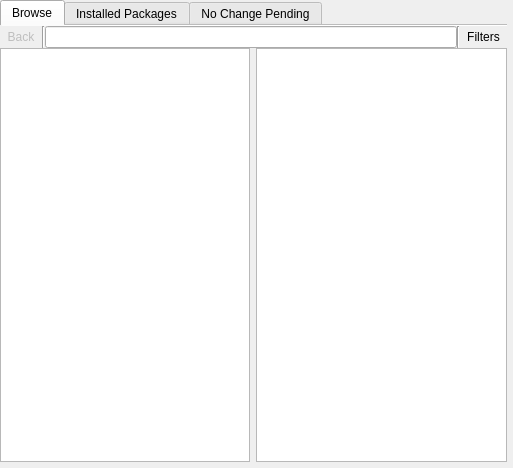
<?xml version="1.0" encoding="UTF-8"?>
<ui version="4.0">
 <class>AddRmKCM</class>
 <widget class="QWidget" name="AddRmKCM">
  <property name="geometry">
   <rect>
    <x>0</x>
    <y>0</y>
    <width>513</width>
    <height>468</height>
   </rect>
  </property>
  <property name="sizePolicy">
   <sizepolicy hsizetype="Expanding" vsizetype="Expanding">
    <horstretch>0</horstretch>
    <verstretch>0</verstretch>
   </sizepolicy>
  </property>
  <property name="windowTitle">
   <string>Add and Remove Software</string>
  </property>
  <property name="locale">
   <locale language="English" country="UnitedStates"/>
  </property>
  <layout class="QGridLayout" name="gridLayout">
   <property name="margin">
    <number>0</number>
   </property>
   <item row="3" column="0" colspan="2">
    <widget class="KpkTransactionBar" name="transactionBar" native="true"/>
   </item>
   <item row="1" column="0">
    <widget class="QTabWidget" name="tabWidget">
     <property name="currentIndex">
      <number>0</number>
     </property>
     <property name="documentMode">
      <bool>true</bool>
     </property>
     <widget class="QWidget" name="browse">
      <attribute name="title">
       <string>Browse</string>
      </attribute>
      <layout class="QGridLayout" name="gridLayout_4">
       <property name="verticalSpacing">
        <number>0</number>
       </property>
       <property name="margin">
        <number>0</number>
       </property>
       <item row="2" column="0">
        <widget class="KpkCategorizedView" name="homeView">
         <property name="mouseTracking">
          <bool>true</bool>
         </property>
         <property name="textElideMode">
          <enum>Qt::ElideNone</enum>
         </property>
         <property name="viewMode">
          <enum>QListView::IconMode</enum>
         </property>
         <property name="wordWrap">
          <bool>true</bool>
         </property>
        </widget>
       </item>
       <item row="0" column="0" colspan="2">
        <layout class="QHBoxLayout" name="horizontalLayout">
         <item>
          <widget class="QToolButton" name="backTB">
           <property name="enabled">
            <bool>false</bool>
           </property>
           <property name="text">
            <string>Back</string>
           </property>
           <property name="autoRaise">
            <bool>true</bool>
           </property>
          </widget>
         </item>
         <item>
          <widget class="Line" name="line">
           <property name="orientation">
            <enum>Qt::Vertical</enum>
           </property>
          </widget>
         </item>
         <item>
          <widget class="KLineEdit" name="searchKLE">
           <property name="clickMessage">
            <string>Search packages</string>
           </property>
           <property name="showClearButton" stdset="0">
            <bool>true</bool>
           </property>
          </widget>
         </item>
         <item>
          <widget class="QWidget" name="widget" native="true">
           <property name="sizePolicy">
            <sizepolicy hsizetype="Fixed" vsizetype="Preferred">
             <horstretch>0</horstretch>
             <verstretch>0</verstretch>
            </sizepolicy>
           </property>
           <layout class="QGridLayout" name="gridLayout_2">
            <property name="margin">
             <number>0</number>
            </property>
           </layout>
          </widget>
         </item>
         <item>
          <widget class="Line" name="line_2">
           <property name="orientation">
            <enum>Qt::Vertical</enum>
           </property>
          </widget>
         </item>
         <item>
          <widget class="QToolButton" name="filtersTB">
           <property name="locale">
            <locale language="English" country="UnitedStates"/>
           </property>
           <property name="text">
            <string>Filters</string>
           </property>
           <property name="popupMode">
            <enum>QToolButton::InstantPopup</enum>
           </property>
           <property name="toolButtonStyle">
            <enum>Qt::ToolButtonTextBesideIcon</enum>
           </property>
           <property name="autoRaise">
            <bool>true</bool>
           </property>
           <property name="arrowType">
            <enum>Qt::NoArrow</enum>
           </property>
          </widget>
         </item>
        </layout>
       </item>
       <item row="2" column="1">
        <widget class="KpkSearchableTreeView" name="packageView">
         <property name="mouseTracking">
          <bool>true</bool>
         </property>
         <property name="horizontalScrollBarPolicy">
          <enum>Qt::ScrollBarAlwaysOff</enum>
         </property>
         <property name="showDropIndicator" stdset="0">
          <bool>false</bool>
         </property>
         <property name="alternatingRowColors">
          <bool>true</bool>
         </property>
         <property name="verticalScrollMode">
          <enum>QAbstractItemView::ScrollPerPixel</enum>
         </property>
         <property name="rootIsDecorated">
          <bool>false</bool>
         </property>
         <property name="sortingEnabled">
          <bool>true</bool>
         </property>
        </widget>
       </item>
       <item row="1" column="0" colspan="2">
        <widget class="QWidget" name="stackedWidget" native="true"/>
       </item>
      </layout>
     </widget>
     <widget class="QWidget" name="tab_2">
      <attribute name="title">
       <string>Installed Packages</string>
      </attribute>
      <layout class="QGridLayout" name="gridLayout_3">
       <property name="margin">
        <number>0</number>
       </property>
       <item row="1" column="0" colspan="3">
        <widget class="KpkSearchableTreeView" name="installedView">
         <property name="mouseTracking">
          <bool>true</bool>
         </property>
         <property name="horizontalScrollBarPolicy">
          <enum>Qt::ScrollBarAlwaysOff</enum>
         </property>
         <property name="showDropIndicator" stdset="0">
          <bool>false</bool>
         </property>
         <property name="alternatingRowColors">
          <bool>true</bool>
         </property>
         <property name="verticalScrollMode">
          <enum>QAbstractItemView::ScrollPerPixel</enum>
         </property>
         <property name="rootIsDecorated">
          <bool>false</bool>
         </property>
         <property name="sortingEnabled">
          <bool>true</bool>
         </property>
        </widget>
       </item>
       <item row="0" column="0">
        <widget class="QPushButton" name="exportInstalledPB">
         <property name="text">
          <string>Export Installed Packages List to File</string>
         </property>
        </widget>
       </item>
       <item row="0" column="1">
        <widget class="QPushButton" name="importInstalledPB">
         <property name="text">
          <string>Install Packages From a File List</string>
         </property>
        </widget>
       </item>
       <item row="0" column="2">
        <spacer name="horizontalSpacer">
         <property name="orientation">
          <enum>Qt::Horizontal</enum>
         </property>
         <property name="sizeHint" stdset="0">
          <size>
           <width>40</width>
           <height>20</height>
          </size>
         </property>
        </spacer>
       </item>
      </layout>
     </widget>
     <widget class="QWidget" name="tab_3">
      <attribute name="title">
       <string>No Change Pending</string>
      </attribute>
      <layout class="QGridLayout" name="gridLayout_5">
       <property name="margin">
        <number>0</number>
       </property>
       <item row="0" column="0">
        <widget class="KpkSearchableTreeView" name="changesView">
         <property name="mouseTracking">
          <bool>true</bool>
         </property>
         <property name="horizontalScrollBarPolicy">
          <enum>Qt::ScrollBarAlwaysOff</enum>
         </property>
         <property name="showDropIndicator" stdset="0">
          <bool>false</bool>
         </property>
         <property name="alternatingRowColors">
          <bool>true</bool>
         </property>
         <property name="verticalScrollMode">
          <enum>QAbstractItemView::ScrollPerPixel</enum>
         </property>
         <property name="rootIsDecorated">
          <bool>false</bool>
         </property>
         <property name="sortingEnabled">
          <bool>true</bool>
         </property>
        </widget>
       </item>
      </layout>
     </widget>
    </widget>
   </item>
  </layout>
  <action name="actionFindName">
   <property name="text">
    <string>Find by &amp;name</string>
   </property>
  </action>
  <action name="actionFindDescription">
   <property name="text">
    <string>Find by &amp;description</string>
   </property>
  </action>
  <action name="actionFindFile">
   <property name="text">
    <string>Find by f&amp;ile name</string>
   </property>
  </action>
 </widget>
 <customwidgets>
  <customwidget>
   <class>KLineEdit</class>
   <extends>QLineEdit</extends>
   <header>klineedit.h</header>
  </customwidget>
  <customwidget>
   <class>KpkTransactionBar</class>
   <extends>QWidget</extends>
   <header location="global">KpkTransactionBar.h</header>
   <container>1</container>
  </customwidget>
  <customwidget>
   <class>KpkCategorizedView</class>
   <extends>QListView</extends>
   <header>KpkCategorizedView.h</header>
  </customwidget>
  <customwidget>
   <class>KpkSearchableTreeView</class>
   <extends>QTreeView</extends>
   <header location="global">KpkSearchableTreeView.h</header>
  </customwidget>
 </customwidgets>
 <tabstops>
  <tabstop>searchKLE</tabstop>
  <tabstop>filtersTB</tabstop>
  <tabstop>homeView</tabstop>
  <tabstop>packageView</tabstop>
  <tabstop>tabWidget</tabstop>
  <tabstop>backTB</tabstop>
  <tabstop>changesView</tabstop>
  <tabstop>installedView</tabstop>
 </tabstops>
 <resources/>
 <connections/>
</ui>
